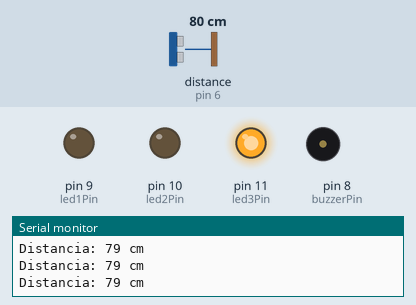
The sketch below on a simulated Arduino Uno, built with avr-gcc and run on an emulated ATmega328P. Shown: output pins drawn as LEDs (lit = HIGH), buzzer (waves = sounding, pin HIGH), the last lines printed to the serial monitor. Dashed ring = blinking. The test bench sets the inputs (shaded band); at power-on: distance to the obstacle (sensor on pin 6) 80 cm. The echo pulse lasts 58.3 µs per cm; pins used as bus, display or sensor lines are not drawn.

Above: at 11.8 s.
11.9 s: distance to the obstacle (sensor on pin 6) set to 2 cm
14.9 s: distance to the obstacle (sensor on pin 6) set to 120 cm
At 15.8 s:
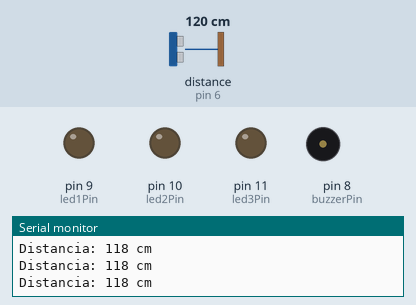
At 18.4 s:
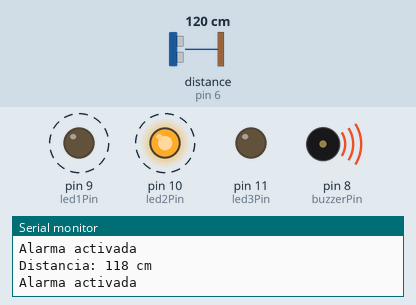
Timing chart, 0 to 23.9 s (numbered marks = the images above; inputs shaded):
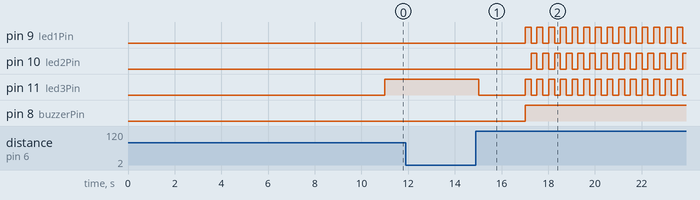

The sketch:

g6_nunez_villar.ino
```cpp
const int trigPin = 7;      // Pin del emisor de pulso o señal
const int echoPin = 6;      // Pin del receptor "del eco" del pulso o señal
const int buzzerPin = 8;    // Pin del zumbador
const int led1Pin = 9;      // Pin del primer LED
const int led2Pin = 10;     // Pin del segundo LED
const int led3Pin = 11;     // Pin del tercer LED

const unsigned long calibracionDuracion = 10000;  // Duración de la calibración en milisegundos (10 segundos)
const unsigned long led1Delay = 5000;            // Retraso para encender el primer LED después de la detección (5 segundos)
const unsigned long led2Delay = 10000;           // Retraso para encender el segundo LED después de la detección (10 segundos)
const unsigned long led3Delay = 15000;           // Retraso para encender el tercer LED después de la detección (15 segundos)
const unsigned long apagarLedsDelay = 17000;     // Retraso para apagar todos los LEDs (17 segundos)
const unsigned long parpadeoDuracion = 10000;    // Duración del parpadeo de LEDs (10 segundos)

unsigned long tiempoInicio = 0;                 // Almacena el tiempo en milisegundos en que se detectó movimiento
boolean sensorActivo = false;                   // Indica si el sensor ultrasónico está actualmente activo

void setup() {
  pinMode(trigPin, OUTPUT);     // Configura el pin del emisor como salida
  pinMode(echoPin, INPUT);      // Configura el pin del receptor como entrada
  pinMode(buzzerPin, OUTPUT);   // Configura el pin del zumbador como salida
  pinMode(led1Pin, OUTPUT);     // Configura el pin del primer LED como salida
  pinMode(led2Pin, OUTPUT);     // Configura el pin del segundo LED como salida
  pinMode(led3Pin, OUTPUT);     // Configura el pin del tercer LED como salida

  Serial.begin(9600);           // Inicializa la comunicación serial
}

void loop() {
  long duration, distance;       // Variables para medir la duración y distancia

  if (!sensorActivo) {
    calibrarSensor();           // Realiza la calibración inicial
  }

  duration = medirDistancia();   // Mide la distancia con el sensor ultrasónico
  distance = duration * 0.034 / 2; // Calcula la distancia en centímetros

  Serial.print("Distancia: ");
  Serial.print(distance);
  Serial.println(" cm");

  if (distance < 120) {         // Si la distancia es menor de 120 cm (1 metro y 20 centímetros)
    activarLeds();               // Activa los LEDs según el paso del proceso
  } else {
    reiniciarSistema();          // Si no se detecta presencia, reinicia el sistema
  }
}

void calibrarSensor() {
  digitalWrite(trigPin, LOW);    // Asegura que el pin de emisor esté bajo
  delay(1000);                    // Espera un segundo
  Serial.println("Calibración en curso...");
  digitalWrite(trigPin, HIGH);   // Envía un pulso de 10 microsegundos
  delayMicroseconds(10);
  digitalWrite(trigPin, LOW);
  delay(calibracionDuracion);     // Espera durante la calibración
  Serial.println("Calibración completada. Sistema activo.");
  sensorActivo = true;            // Marca el sensor como activo
}

long medirDistancia() {
  digitalWrite(trigPin, LOW);     // Envía un pulso limpio: baja el pin de emisor
  delayMicroseconds(2);
  digitalWrite(trigPin, HIGH);    // Envía un pulso de 10 microsegundos: sube el pin de emisor
  delayMicroseconds(10);
  digitalWrite(trigPin, LOW);     // Apaga el pin de emisor
  return pulseIn(echoPin, HIGH);   // Mide el tiempo que tarda la señal en volver al sensor en microsegundos
}

void activarLeds() {
  unsigned long tiempoActual = millis();
  unsigned long tiempoDesdeDeteccion = tiempoActual - tiempoInicio;

  if (tiempoDesdeDeteccion < led1Delay) {
    digitalWrite(led1Pin, HIGH);  // Enciende el primer LED después de 5 segundos de detección
  } else if (tiempoDesdeDeteccion < led2Delay) {
    digitalWrite(led2Pin, HIGH);  // Enciende el segundo LED después de 10 segundos de detección
  } else if (tiempoDesdeDeteccion < led3Delay) {
    digitalWrite(led3Pin, HIGH);  // Enciende el tercer LED después de 15 segundos de detección
  } else if (tiempoDesdeDeteccion < apagarLedsDelay) {
    digitalWrite(led1Pin, LOW);   // Apaga todos los LEDs después de 17 segundos de detección
    digitalWrite(led2Pin, LOW);
    digitalWrite(led3Pin, LOW);
  } else {
    parpadearLeds();               // Parpadea los LEDs durante 10 segundos
  }
}

void parpadearLeds() {
  unsigned long tiempoActual = millis();
  unsigned long tiempoDesdeInicio = tiempoActual - tiempoInicio;

  if (tiempoDesdeInicio % 500 < 250) { // Cambia el estado de los LEDs cada 0.25 segundos para un parpadeo irregular
    digitalWrite(led1Pin, HIGH);
    digitalWrite(led2Pin, LOW);
    digitalWrite(led3Pin, HIGH);
  } else {
    digitalWrite(led1Pin, LOW);
    digitalWrite(led2Pin, HIGH);
    digitalWrite(led3Pin, LOW);
  }

  if (tiempoDesdeInicio > parpadeoDuracion) {
    activarAlarma(); // Activa la alarma después de 10 segundos de parpadeo
  }
}

void activarAlarma() {
  digitalWrite(buzzerPin, HIGH); // Enciende el zumbador
  Serial.println("Alarma activada");
}

void reiniciarSistema() {
  Serial.println("Sistema reiniciado");
  digitalWrite(led1Pin, LOW);    // Apaga todos los LEDs
  digitalWrite(led2Pin, LOW);
  digitalWrite(led3Pin, LOW);
  digitalWrite(buzzerPin, LOW);  // Apaga el zumbador
  sensorActivo = false;          // Marca el sensor como inactivo
}
```

Measured:
- by itself, pin 9 (led1Pin): alternates HIGH for 0.26 s and LOW for 0.26 s
